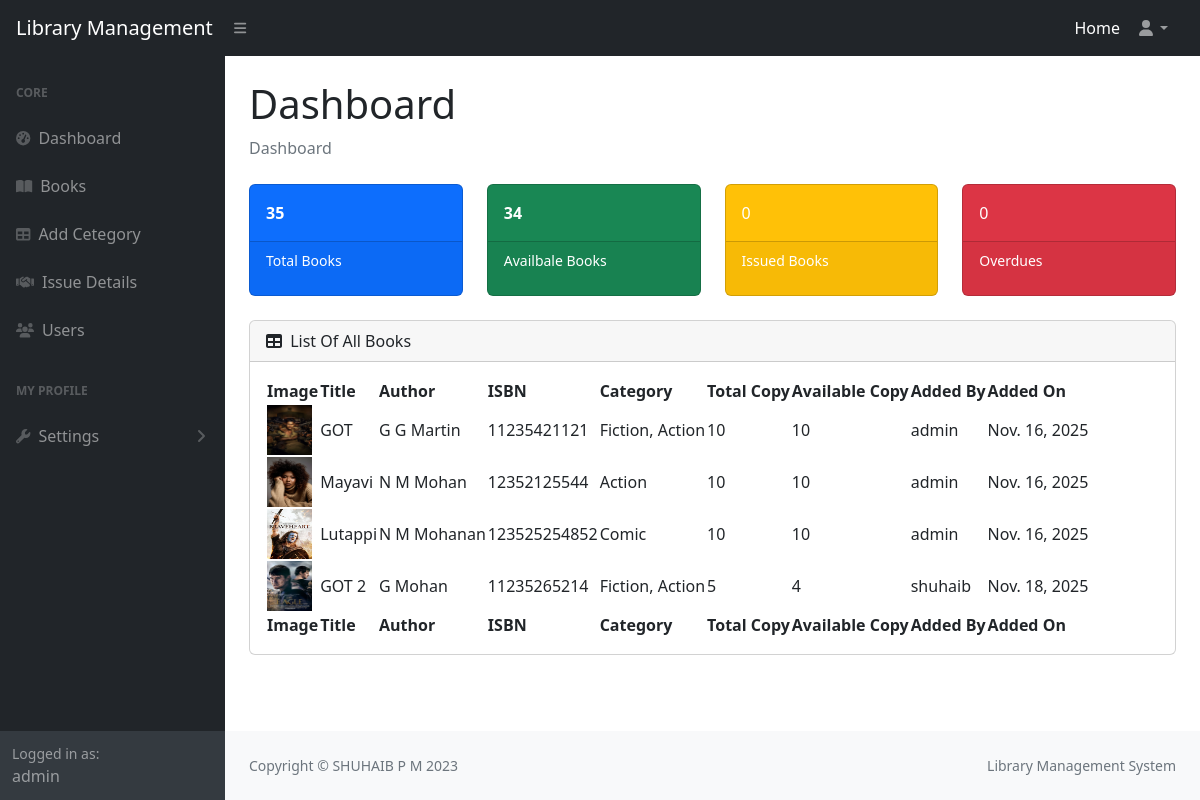
/dashboard/ (signed in), run on an earlier commit of the app's database.
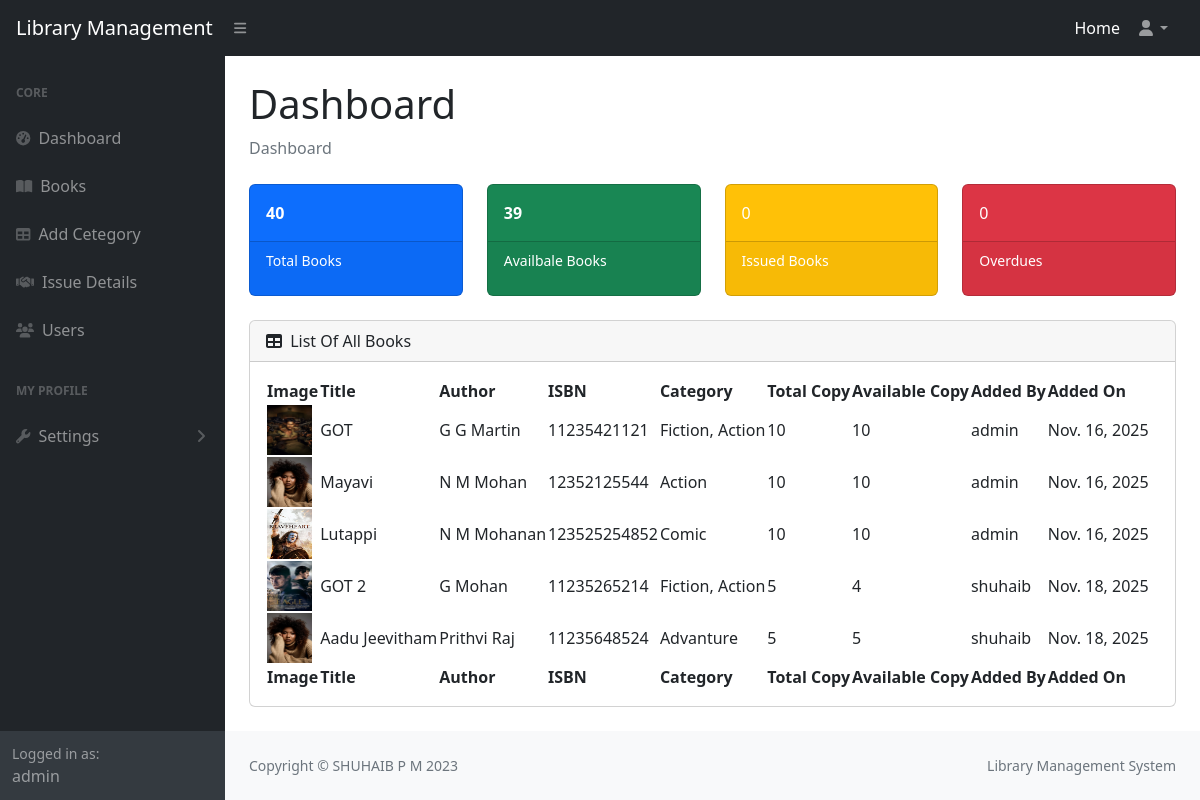
And on a later commit of the database.
### libraryApp/models.py (models this page shows, shortened)
class Book(models.Model):
    user=models.ForeignKey(User,on_delete=models.CASCADE,related_name="bookUser")
    title=models.CharField(max_length=100)
    author=models.CharField(max_length=20)
    isbn=models.IntegerField()
    image=models.ImageField(upload_to="books",default="books/default.jpeg",null=True,blank=True)
    category=models.ManyToManyField(Category,related_name="bookCategory")
    total_copy=models.IntegerField()
    avl_copy=models.IntegerField()
    added_on=models.DateField(auto_now_add=True)

class Category(models.Model):
    category=models.CharField(max_length=20,unique=True)

class User(AbstractUser):
    email=models.EmailField(unique=True)
    option = (
        ('user','user'),
        ('staff','staff')
    )
    phone=models.CharField(max_length=15)
    role=models.CharField(max_length=100,choices=option,default="user")
    profile=models.ImageField(upload_to="profile",default="profile/default.jpeg",null=True,blank=True)
    otp=models.CharField(max_length=20)
    is_verified=models.BooleanField(default=False)

### libraryApp/views.py (the view)
# urls.py: path("dashboard/",views.DashboardView.as_view(),name="dashboard"),
@method_decorator(login_required,name="dispatch")
class DashboardView(View):
    def get(self,request):
        books=Book.objects.all()
        return render(request,"dashboard.html",{"books":books})

### libraryApp/authentication.py (called while the page is built)
def login_required(fn):
    def wrapper(request, *args, **kwargs):
        if request.user.is_authenticated and request.user.role != "user" :
            return fn(request, *args, **kwargs)
        else:
            messages.warning(request,"You Must Login First")
            return redirect("login")
    return wrapper

### libraryApp/context_processor.py (called while the page is built)
def library_status(request):
    total_books = Book.objects.count()
    total_copies = Book.objects.aggregate(total=models.Sum("total_copy"))["total"] or 0
    avl_books = Book.objects.aggregate(total=models.Sum("avl_copy"))["total"] or 0
    issued_books=Issue.objects.filter(status="issued").count()
    overdue_books=Issue.objects.filter(status="overdue").count()
    return {
        "total_books": total_books,
        "total_copies": total_copies,
        "avl_books": avl_books,
        "issued_books": issued_books,
        "overdue_books": overdue_books,
    }

### libraryApp/templates/dashboard.html (shortened to what the changed rows need)
{% load static %}
<!DOCTYPE html>
<html lang="en">
<head>
    <link href="https://cdn.jsdelivr.net/npm/simple-datatables@7.1.2/dist/style.min.css" rel="stylesheet" />
    <link href="{% static 'css/styles.css' %}" rel="stylesheet" />
</head>
<body class="sb-nav-fixed">
    <div id="layoutSidenav">
        <div id="layoutSidenav_content">
            <main>
                {% block main %}
                <div class="container-fluid px-4">
                    <h1 class="mt-4">Dashboard</h1>
                    <div class="row">
                        <div class="col-xl-3 col-md-6">
                            <a href="#section-table">
                                <div class="card bg-primary text-white mb-4">
                                    <div class="card-body fw-bolder">{{total_copies}}</div>
                                    <div class="card-footer d-flex align-items-center justify-content-between">
                                        <p class="small text-white">Total Books</p>
                                    </div>
                                </div>
                            </a>
                        </div>
                        <div class="col-xl-3 col-md-6">
                            <div class="card bg-success text-white mb-4">
                                <div class="card-body fw-bolder">{{avl_books}}</div>
                                <div class="card-footer d-flex align-items-center justify-content-between">
                                    <p class="small text-white">Availbale Books</p>
                                </div>
                            </div>
                        </div>
                    </div>
                    <div id="section-table" class="card mb-4">
                        <div class="card-body">
                            <table id="datatablesSimple" class="datatable">
                                <thead>
                                    <tr>
                                        <th>Image</th>
                                        <th>Title</th>
                                        <th>Author</th>
                                        <th>ISBN</th>
                                        <th>Category</th>
                                        <th>Total Copy</th>
                                        <th>Available Copy</th>
                                        <th>Added By</th>
                                        <th>Added On</th>
                                    </tr>
                                </thead>
                                <tfoot>
                                    <tr>
                                        <th>Image</th>
                                        <th>Title</th>
                                        <th>Author</th>
                                        <th>ISBN</th>
                                        <th>Category</th>
                                        <th>Total Copy</th>
                                        <th>Available Copy</th>
                                        <th>Added By</th>
                                        <th>Added On</th>
                                    </tr>
                                </tfoot>
                                <tbody>
                                    {% for book in books %}
                                    <tr>
                                        <td>
                                            <img src="{{book.image.url}}" height="50px" width="45px" alt="img">
                                        </td>
                                        <td>{{book.title}}</td>
                                        <td>{{book.author}}</td>
                                        <td>{{book.isbn}}</td>
                                        <td>
                                            {% for cat in book.category.all %}
                                            {{ cat.category }}{% if not forloop.last %}, {% endif %}
                                            {% endfor %}
                                        </td>
                                        <td>{{book.total_copy}}</td>
                                        <td>{{book.avl_copy}}</td>
                                        <td>{{book.user}}</td>
                                        <td>{{book.added_on}}</td>
                                    </tr>
                                    {% endfor %}
                                </tbody>
                            </table>
                        </div>
                    </div>
                </div>
                {% endblock %}
            </main>
        </div>
    </div>
</body>
</html>

What changed in the data, as far as the page shows it:
added Book: image (placeholder picture), title "Aadu Jeevitham", author "Prithvi Raj", isbn "11235648524", total_copy "5", avl_copy "5", user "shuhaib", added_on "Nov. 18, 2025"
now on this page (row unchanged): Category: category "Advanture", shown under "Aadu Jeevitham"
Also different on the page:
{{ total_copies }}: "35" → "40"
{{ avl_books }}: "34" → "39"
